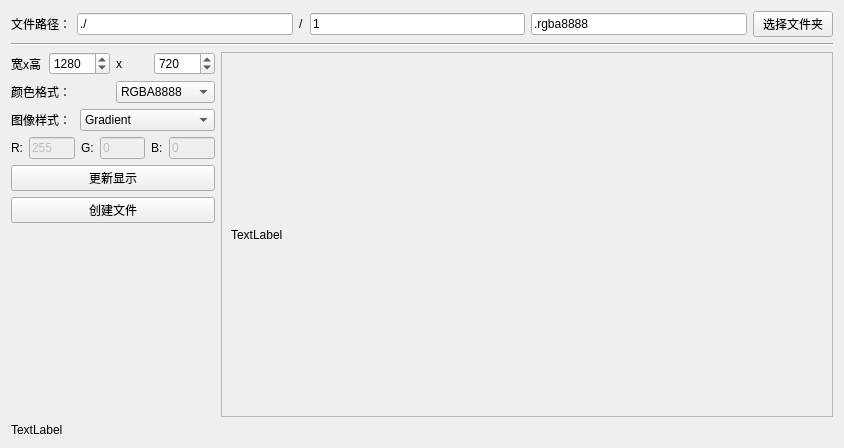
<?xml version="1.0" encoding="UTF-8"?>
<ui version="4.0">
 <class>ColorTestForm</class>
 <widget class="QWidget" name="ColorTestForm">
  <property name="geometry">
   <rect>
    <x>0</x>
    <y>0</y>
    <width>844</width>
    <height>448</height>
   </rect>
  </property>
  <property name="windowTitle">
   <string>Form</string>
  </property>
  <layout class="QGridLayout" name="gridLayout_3">
   <item row="2" column="0">
    <layout class="QHBoxLayout" name="horizontalLayout_2" stretch="2,6">
     <item>
      <layout class="QVBoxLayout" name="verticalLayout_2">
       <item>
        <layout class="QHBoxLayout" name="horizontalLayout_3">
         <item>
          <widget class="QLabel" name="label_3">
           <property name="text">
            <string>宽x高</string>
           </property>
          </widget>
         </item>
         <item>
          <widget class="QSpinBox" name="spinBox_width">
           <property name="maximum">
            <number>10240</number>
           </property>
           <property name="singleStep">
            <number>1</number>
           </property>
           <property name="value">
            <number>1280</number>
           </property>
          </widget>
         </item>
         <item>
          <widget class="QLabel" name="label_4">
           <property name="text">
            <string>x</string>
           </property>
          </widget>
         </item>
         <item>
          <widget class="QSpinBox" name="spinBox_height">
           <property name="maximum">
            <number>10240</number>
           </property>
           <property name="singleStep">
            <number>1</number>
           </property>
           <property name="value">
            <number>720</number>
           </property>
          </widget>
         </item>
        </layout>
       </item>
       <item>
        <layout class="QHBoxLayout" name="horizontalLayout_5">
         <item>
          <widget class="QLabel" name="label_6">
           <property name="text">
            <string>颜色格式：</string>
           </property>
          </widget>
         </item>
         <item>
          <widget class="QComboBox" name="comboBox_Format">
           <item>
            <property name="text">
             <string>RGBA8888</string>
            </property>
           </item>
           <item>
            <property name="text">
             <string>RGB888</string>
            </property>
           </item>
           <item>
            <property name="text">
             <string>RGB565</string>
            </property>
           </item>
          </widget>
         </item>
        </layout>
       </item>
       <item>
        <layout class="QHBoxLayout" name="horizontalLayout_6">
         <item>
          <widget class="QLabel" name="label_7">
           <property name="text">
            <string>图像样式：</string>
           </property>
          </widget>
         </item>
         <item>
          <widget class="QComboBox" name="comboBox_imageFormat">
           <item>
            <property name="text">
             <string>Gradient</string>
            </property>
           </item>
           <item>
            <property name="text">
             <string>BlackAndWhiteGrid</string>
            </property>
           </item>
           <item>
            <property name="text">
             <string>Chessboard</string>
            </property>
           </item>
           <item>
            <property name="text">
             <string>ColoredBar</string>
            </property>
           </item>
           <item>
            <property name="text">
             <string>Solid</string>
            </property>
           </item>
          </widget>
         </item>
        </layout>
       </item>
       <item>
        <layout class="QHBoxLayout" name="horizontalLayout_rgb">
         <item>
          <widget class="QLabel" name="label_2">
           <property name="text">
            <string>R:</string>
           </property>
          </widget>
         </item>
         <item>
          <widget class="QLineEdit" name="lineEdit_Red">
           <property name="enabled">
            <bool>false</bool>
           </property>
           <property name="text">
            <string>255</string>
           </property>
           <property name="readOnly">
            <bool>false</bool>
           </property>
          </widget>
         </item>
         <item>
          <widget class="QLabel" name="label_8">
           <property name="text">
            <string>G:</string>
           </property>
          </widget>
         </item>
         <item>
          <widget class="QLineEdit" name="lineEdit_Green">
           <property name="enabled">
            <bool>false</bool>
           </property>
           <property name="text">
            <string>0</string>
           </property>
           <property name="readOnly">
            <bool>false</bool>
           </property>
          </widget>
         </item>
         <item>
          <widget class="QLabel" name="label_9">
           <property name="text">
            <string>B:</string>
           </property>
          </widget>
         </item>
         <item>
          <widget class="QLineEdit" name="lineEdit_Blue">
           <property name="enabled">
            <bool>false</bool>
           </property>
           <property name="text">
            <string>0</string>
           </property>
           <property name="readOnly">
            <bool>false</bool>
           </property>
          </widget>
         </item>
        </layout>
       </item>
       <item>
        <widget class="QPushButton" name="pushButton_updateShow">
         <property name="text">
          <string>更新显示</string>
         </property>
        </widget>
       </item>
       <item>
        <widget class="QPushButton" name="pushButton_savefile">
         <property name="text">
          <string>创建文件</string>
         </property>
        </widget>
       </item>
       <item>
        <spacer name="verticalSpacer">
         <property name="orientation">
          <enum>Qt::Vertical</enum>
         </property>
         <property name="sizeHint" stdset="0">
          <size>
           <width>20</width>
           <height>40</height>
          </size>
         </property>
        </spacer>
       </item>
      </layout>
     </item>
     <item>
      <widget class="QScrollArea" name="scrollArea">
       <property name="enabled">
        <bool>true</bool>
       </property>
       <property name="widgetResizable">
        <bool>true</bool>
       </property>
       <widget class="QWidget" name="scrollAreaWidgetContents">
        <property name="geometry">
         <rect>
          <x>0</x>
          <y>0</y>
          <width>611</width>
          <height>368</height>
         </rect>
        </property>
        <layout class="QGridLayout" name="gridLayout">
         <item row="0" column="0">
          <widget class="QLabel" name="label_image">
           <property name="text">
            <string>TextLabel</string>
           </property>
          </widget>
         </item>
        </layout>
       </widget>
      </widget>
     </item>
    </layout>
   </item>
   <item row="3" column="0">
    <widget class="QLabel" name="statusBar">
     <property name="text">
      <string>TextLabel</string>
     </property>
    </widget>
   </item>
   <item row="0" column="0">
    <layout class="QHBoxLayout" name="horizontalLayout_4">
     <item>
      <widget class="QLabel" name="label">
       <property name="text">
        <string>文件路径：</string>
       </property>
      </widget>
     </item>
     <item>
      <widget class="QLineEdit" name="lineEdit_folderName">
       <property name="text">
        <string>./</string>
       </property>
      </widget>
     </item>
     <item>
      <widget class="QLabel" name="label_5">
       <property name="text">
        <string>/</string>
       </property>
      </widget>
     </item>
     <item>
      <widget class="QLineEdit" name="lineEdit_fileName">
       <property name="text">
        <string>1</string>
       </property>
      </widget>
     </item>
     <item>
      <widget class="QLineEdit" name="lineEdit_externName">
       <property name="text">
        <string>.rgba8888</string>
       </property>
      </widget>
     </item>
     <item>
      <widget class="QPushButton" name="pushButton_fileSelect">
       <property name="text">
        <string>选择文件夹</string>
       </property>
      </widget>
     </item>
    </layout>
   </item>
   <item row="1" column="0">
    <widget class="Line" name="line">
     <property name="orientation">
      <enum>Qt::Horizontal</enum>
     </property>
    </widget>
   </item>
  </layout>
 </widget>
 <resources/>
 <connections>
  <connection>
   <sender>pushButton_updateShow</sender>
   <signal>clicked()</signal>
   <receiver>ColorTestForm</receiver>
   <slot>pushButton_updateShow_onClicked()</slot>
   <hints>
    <hint type="sourcelabel">
     <x>126</x>
     <y>148</y>
    </hint>
    <hint type="destinationlabel">
     <x>1</x>
     <y>133</y>
    </hint>
   </hints>
  </connection>
  <connection>
   <sender>pushButton_savefile</sender>
   <signal>clicked()</signal>
   <receiver>ColorTestForm</receiver>
   <slot>pushButton_savefile_onClicked()</slot>
   <hints>
    <hint type="sourcelabel">
     <x>95</x>
     <y>177</y>
    </hint>
    <hint type="destinationlabel">
     <x>5</x>
     <y>205</y>
    </hint>
   </hints>
  </connection>
  <connection>
   <sender>pushButton_fileSelect</sender>
   <signal>clicked()</signal>
   <receiver>ColorTestForm</receiver>
   <slot>pushButton_fileSelect_OnClick()</slot>
   <hints>
    <hint type="sourcelabel">
     <x>793</x>
     <y>20</y>
    </hint>
    <hint type="destinationlabel">
     <x>849</x>
     <y>62</y>
    </hint>
   </hints>
  </connection>
  <connection>
   <sender>comboBox_Format</sender>
   <signal>currentIndexChanged(QString)</signal>
   <receiver>ColorTestForm</receiver>
   <slot>comboBox_Format_onChange(QString)</slot>
   <hints>
    <hint type="sourcelabel">
     <x>212</x>
     <y>90</y>
    </hint>
    <hint type="destinationlabel">
     <x>-1</x>
     <y>286</y>
    </hint>
   </hints>
  </connection>
  <connection>
   <sender>comboBox_imageFormat</sender>
   <signal>currentIndexChanged(QString)</signal>
   <receiver>ColorTestForm</receiver>
   <slot>comboBox_imageFormat_onClicked(QString)</slot>
   <hints>
    <hint type="sourcelabel">
     <x>147</x>
     <y>116</y>
    </hint>
    <hint type="destinationlabel">
     <x>-3</x>
     <y>325</y>
    </hint>
   </hints>
  </connection>
 </connections>
 <slots>
  <slot>pushButton_updateShow_onClicked()</slot>
  <slot>pushButton_savefile_onClicked()</slot>
  <slot>pushButton_fileSelect_OnClick()</slot>
  <slot>comboBox_Format_onChange(QString)</slot>
  <slot>comboBox_imageFormat_onClicked(QString)</slot>
 </slots>
</ui>
